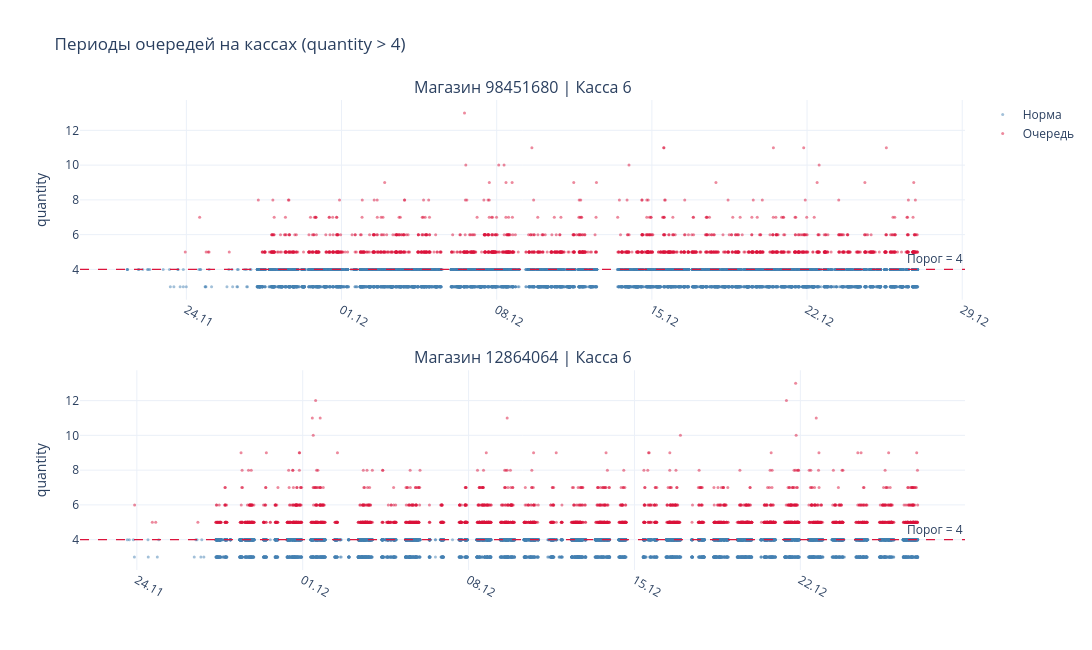

Notebook cell for this chart:
### Markdown cell above
## Шаг 6. Визуализация

### Code cell
import plotly.graph_objects as go
from plotly.subplots import make_subplots

STORE_IDS = [98451680, 12864064]
CHECKOUT_ID = 6

fig = make_subplots(
    rows=2, cols=1,
    subplot_titles=[f"Магазин {sid} | Касса {CHECKOUT_ID}" for sid in STORE_IDS],
    shared_xaxes=False,
    vertical_spacing=0.15
)

for row, sid in enumerate(STORE_IDS, start=1):
    subset = filtered[
        (filtered["store_id"] == sid) & (filtered["checkout_id"] == CHECKOUT_ID)
    ].sort_values("start_dt")

    is_queue = subset["quantity"] > QUEUE_THRESHOLD

    # Обычные точки
    fig.add_trace(go.Scatter(
        x=subset.loc[~is_queue, "start_dt"],
        y=subset.loc[~is_queue, "quantity"],
        mode="markers",
        marker=dict(size=3, color="steelblue", opacity=0.5),
        name="Норма", showlegend=(row == 1)
    ), row=row, col=1)

    # Точки-очереди
    fig.add_trace(go.Scatter(
        x=subset.loc[is_queue, "start_dt"],
        y=subset.loc[is_queue, "quantity"],
        mode="markers",
        marker=dict(size=3, color="crimson", opacity=0.5),
        name="Очередь", showlegend=(row == 1)
    ), row=row, col=1)

    # Линия порога
    fig.add_hline(
        y=QUEUE_THRESHOLD,
        line=dict(color="crimson", width=1.2, dash="dash"),
        annotation_text=f"Порог = {QUEUE_THRESHOLD}",
        annotation_position="top right",
        row=row, col=1
    )

fig.update_yaxes(title_text="quantity")
fig.update_xaxes(tickformat="%d.%m", tickangle=30)
fig.update_layout(
    title="Периоды очередей на кассах (quantity > 4)",
    height=650, width=1100,
    template="plotly_white"
)

fig.show()

### Figure 1 — Plotly figure (JSON) as saved in the notebook; plotly's stock layout.template omitted (floating-point values rounded to 4 significant figures; data arrays with more than 128 entries replaced by an {"elided": "..."} marker saying what was removed)
{"data": [{"marker": {"color": "steelblue", "opacity": 0.5, "size": 3}, "mode": "markers", "name": "Норма", "showlegend": true, "type": "scatter", "x": {"elided": "10837 str values"}, "xaxis": "x", "y": {"elided": "10837 int values"}, "yaxis": "y"}, {"marker": {"color": "crimson", "opacity": 0.5, "size": 3}, "mode": "markers", "name": "Очередь", "showlegend": true, "type": "scatter", "x": {"elided": "1547 str values"}, "xaxis": "x", "y": {"elided": "1547 int values"}, "yaxis": "y"}, {"marker": {"color": "steelblue", "opacity": 0.5, "size": 3}, "mode": "markers", "name": "Норма", "showlegend": false, "type": "scatter", "x": {"elided": "9403 str values"}, "xaxis": "x2", "y": {"elided": "9403 int values"}, "yaxis": "y2"}, {"marker": {"color": "crimson", "opacity": 0.5, "size": 3}, "mode": "markers", "name": "Очередь", "showlegend": false, "type": "scatter", "x": {"elided": "2541 str values"}, "xaxis": "x2", "y": {"elided": "2541 int values"}, "yaxis": "y2"}], "layout": {"annotations": [{"font": {"size": 16}, "showarrow": false, "text": "Магазин 98451680 | Касса 6", "x": 0.5, "xanchor": "center", "xref": "paper", "y": 1, "yanchor": "bottom", "yref": "paper"}, {"font": {"size": 16}, "showarrow": false, "text": "Магазин 12864064 | Касса 6", "x": 0.5, "xanchor": "center", "xref": "paper", "y": 0.425, "yanchor": "bottom", "yref": "paper"}, {"showarrow": false, "text": "Порог = 4", "x": 1, "xanchor": "right", "xref": "x domain", "y": 4, "yanchor": "bottom", "yref": "y"}, {"showarrow": false, "text": "Порог = 4", "x": 1, "xanchor": "right", "xref": "x2 domain", "y": 4, "yanchor": "bottom", "yref": "y2"}], "height": 650, "shapes": [{"line": {"color": "crimson", "dash": "dash", "width": 1.2}, "type": "line", "x0": 0, "x1": 1, "xref": "x domain", "y0": 4, "y1": 4, "yref": "y"}, {"line": {"color": "crimson", "dash": "dash", "width": 1.2}, "type": "line", "x0": 0, "x1": 1, "xref": "x2 domain", "y0": 4, "y1": 4, "yref": "y2"}], "title": {"text": "Периоды очередей на кассах (quantity > 4)"}, "width": 1100, "xaxis": {"anchor": "y", "domain": [0, 1], "tickangle": 30, "tickformat": "%d.%m"}, "xaxis2": {"anchor": "y2", "domain": [0, 1], "tickangle": 30, "tickformat": "%d.%m"}, "yaxis": {"anchor": "x", "domain": [0.575, 1], "title": {"text": "quantity"}}, "yaxis2": {"anchor": "x2", "domain": [0, 0.425], "title": {"text": "quantity"}}}}
